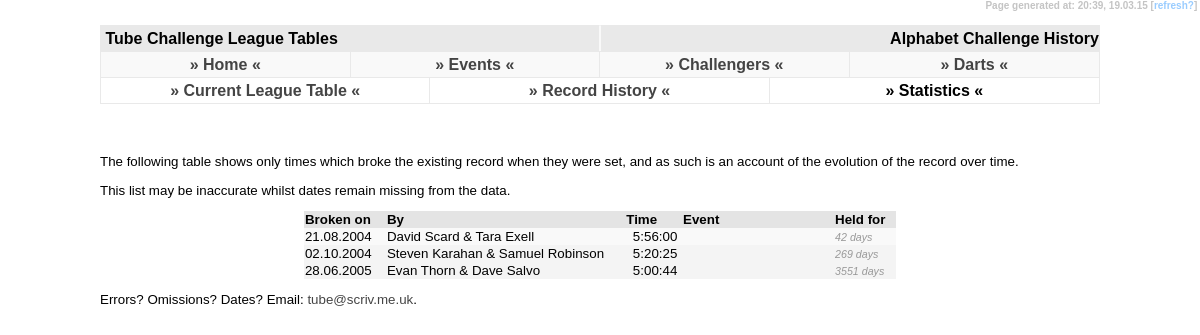
Screenshot of /alphabet/history/index.php with the database file from the repository.
### tables this page shows
CREATE TABLE IF NOT EXISTS `tc_data` (
  `tc_challenge` varchar(3) NOT NULL DEFAULT '',
  `tc_name` varchar(255) NOT NULL DEFAULT '',
  `tc_hours` tinyint(2) NOT NULL DEFAULT '0',
  `tc_mins` tinyint(2) NOT NULL DEFAULT '0',
  `tc_sec` tinyint(2) NOT NULL DEFAULT '0',
  `tc_event` varchar(255) DEFAULT NULL,
  `tc_date` date DEFAULT NULL,
  `tc_fn_station_count` smallint(4) DEFAULT NULL,
  `tc_fn274_excluded_station` varchar(3) DEFAULT NULL,
  `tc_fn_gwr` char(1) DEFAULT NULL,
  `tc_uid` int(4) NOT NULL AUTO_INCREMENT,
  `tc_pending_yn` char(1) NOT NULL DEFAULT 'N',
  `tc_upd_id` varchar(3) NOT NULL DEFAULT '',
  `tc_upd_date` timestamp NOT NULL DEFAULT CURRENT_TIMESTAMP ON UPDATE CURRENT_TIMESTAMP,
  PRIMARY KEY (`tc_uid`)
);

### alphabet/history/index.php (the view, shortened to what this page needs)
<!DOCTYPE html PUBLIC "-//W3C//DTD XHTML 1.0 Strict//EN" "http://www.w3.org/TR/xhtml1/DTD/xhtml1-strict.dtd">
<html xmlns="http://www.w3.org/1999/xhtml" xml:lang="en">
<head>
  <link rel="stylesheet" title="Default" type="text/css" href="../../default.css" />
</head>
<body><div id="temps">Page generated at: <?php echo date("H:i"); ?>,&nbsp;<?php echo date("d.m.y"); ?>&nbsp;[<a class="text" href="javascript:location.reload()">refresh?</a>]&nbsp;</div>
<div id="header1">&nbsp;Tube Challenge League Tables</div>
<div id="header2">&nbsp;Alphabet Challenge History</div>
<?php
	include('../../menu.php');
	include('../../submenu.php');
?>
<div id="content">
	<h3>&nbsp;</h3>
<p>The following table shows only times which broke the existing record when they were set, and as such is an account of the evolution of the record over time.</p>
<p>This list may be inaccurate whilst dates remain missing from the data.</p>
			<table align="center" border="0" cellpadding="1" cellspacing="0">
				<tr class="newshead">
					<td width="80">Broken on</td>
					<td>By</td>
					<td align="center">Time&nbsp;</td>
					<td width="150">Event</td>
					<td width="60">Held for</td>
				</tr>
				<?php
					$query = "SELECT * FROM tc_data WHERE tc_challenge = 'ABC' AND tc_date is not null ORDER BY tc_date, tc_hours, tc_mins, tc_sec";
					$fnc = mysql_query($query) or die("Select Failed! [302]");
					$fncpos = 0;
						$prevhr = 19;
						$prevmin = 57;
						$prevsec = 47;
					while ($fncdata = mysql_fetch_array($fnc)) {
						$fncpos++;
						if(mktime($fncdata['tc_hours'], $fncdata['tc_mins'], $fncdata['tc_sec']) < mktime($prevhr, $prevmin, $prevsec)){
						if ($fncpos > 1){
						?>
					<td><i><?php $diff = (date("U", strtotime($fncdata['tc_date'])) - $prevdate)/86400; echo round($diff); ?> days</i></td>
				</tr><?php } ?>
				<tr class="row<?php if($fncpos%2 != 0){ echo "1"; } else { echo "2"; } ?>">
					<td><?php if ($fncdata['tc_date']){ echo date("d.m.Y", strtotime($fncdata['tc_date']));} ?></td>
					<td><?php echo $fncdata['tc_name']; ?></td>
					<td width="75" align="right"><?php if ($fncdata['tc_fn_gwr'] == "Y"){ ?>&#174;&nbsp;<?php } echo $fncdata['tc_hours']; ?>:<?php if ($fncdata['tc_mins'] < 10){ ?>0<?php } echo $fncdata['tc_mins']; ?>:<?php if ($fncdata['tc_sec'] < 10){ ?>0<?php } echo $fncdata['tc_sec']; ?>&nbsp;</td>
					<td>&nbsp;<i><?php echo $fncdata['tc_event']; ?></i></td>
				<?php	$prevhr = $fncdata['tc_hours'];
						$prevmin = $fncdata['tc_mins'];
						$prevsec = $fncdata['tc_sec'];
						$prevdate = date("U", strtotime($fncdata['tc_date']));
					} } ?>
					<td><i><?php $diff = (date("U", strtotime(date("Y-m-d"))) - $prevdate)/86400; echo round($diff); ?> days</i></td>
				</tr>
			</table>
<p>Errors? Omissions? Dates? Email: <a href="mailto:tube@scriv.me.uk">tube&#64;scriv.me.uk</a>.</p>
</div>
</body>
</html>

### default.css (style rules this page uses)
body { padding: 0; margin: 0; font-family: Trebuchet MS, Arial, Verdana, Helvetica, Calibri, sans-serif; background-color: #fff; font-weight: bold; }
#header1 { position: absolute; height: 25px; border-right: solid 1px #f9f9f9; border-left: solid 1px #e9e9e9; border-top: solid 1px #e9e9e9; border-bottom: solid 1px #e9e9e9; left: 100px; right: 50%; top: 25px; background-color: #e9e9e9; line-height: 25px; vertical-align: middle; }
#header2 { position: absolute; height: 25px; border-left: solid 1px #f9f9f9; border-right: solid 1px #e9e9e9; border-top: solid 1px #e9e9e9; border-bottom: solid 1px #e9e9e9; left: 50%; right: 100px; top: 25px; background-color: #e9e9e9; border-width: 1px; line-height: 25px; vertical-align: middle; text-align: right; }
#content { position: absolute; left: 100px; right: 100px; top: 108px; font-weight: normal; font-size: 10pt; text-align: justify; }
#temps { text-align: right; color: #c4c4c4; font-size: 7.5pt; position: absolute; right: 0px; height: 15px; top: 0px; margin: 0px 0px; vertical-align: middle; background-color: #ffffff; }
.newshead { background-color: #e4e4e4; vertical-align: middle; font-weight: bold; }
.row1 { background-color: #f9f9f9; }
.row2 { background-color: #f4f4f4; }
i { font-size: 8pt; color: #999999; }
a:link { color: #444444; text-decoration: none; }
a.text:link { color: #99ccff; text-decoration: none; }
h3 { padding-top: 15px; margin: 0; }

### rows the page displays
tc_data: tc_date "21.08.2004", tc_name "David Scard & Tara Exell", tc_hours "5", tc_mins "56", tc_sec "0"
tc_data: diff "42", tc_date "02.10.2004", tc_name "Steven Karahan & Samuel Robinson", tc_hours "5", tc_mins "20", tc_sec "25"
tc_data: diff "269", tc_date "28.06.2005", tc_name "Evan Thorn & Dave Salvo", tc_hours "5", tc_mins "0", tc_sec "44", tc_date "3551"
